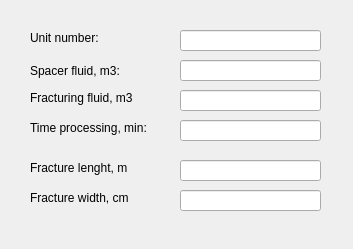
<?xml version="1.0" encoding="UTF-8"?>
<ui version="4.0">
 <class>Dialog</class>
 <widget class="QDialog" name="Dialog">
  <property name="geometry">
   <rect>
    <x>0</x>
    <y>0</y>
    <width>353</width>
    <height>249</height>
   </rect>
  </property>
  <property name="windowTitle">
   <string>Computation results:</string>
  </property>
  <widget class="QLineEdit" name="V_pg">
   <property name="geometry">
    <rect>
     <x>180</x>
     <y>60</y>
     <width>141</width>
     <height>21</height>
    </rect>
   </property>
   <property name="readOnly">
    <bool>true</bool>
   </property>
  </widget>
  <widget class="QLabel" name="label_4">
   <property name="geometry">
    <rect>
     <x>30</x>
     <y>90</y>
     <width>131</width>
     <height>16</height>
    </rect>
   </property>
   <property name="text">
    <string>Fracturing fluid, m3</string>
   </property>
  </widget>
  <widget class="QLineEdit" name="t">
   <property name="geometry">
    <rect>
     <x>180</x>
     <y>120</y>
     <width>141</width>
     <height>21</height>
    </rect>
   </property>
   <property name="readOnly">
    <bool>true</bool>
   </property>
  </widget>
  <widget class="QLineEdit" name="n_a">
   <property name="geometry">
    <rect>
     <x>180</x>
     <y>30</y>
     <width>141</width>
     <height>21</height>
    </rect>
   </property>
   <property name="readOnly">
    <bool>true</bool>
   </property>
  </widget>
  <widget class="QLabel" name="label_5">
   <property name="geometry">
    <rect>
     <x>30</x>
     <y>120</y>
     <width>121</width>
     <height>16</height>
    </rect>
   </property>
   <property name="text">
    <string>Time processing, min:</string>
   </property>
  </widget>
  <widget class="QLabel" name="label_3">
   <property name="geometry">
    <rect>
     <x>30</x>
     <y>60</y>
     <width>131</width>
     <height>21</height>
    </rect>
   </property>
   <property name="text">
    <string>Spacer fluid, m3: </string>
   </property>
  </widget>
  <widget class="QLabel" name="label_2">
   <property name="geometry">
    <rect>
     <x>30</x>
     <y>30</y>
     <width>101</width>
     <height>16</height>
    </rect>
   </property>
   <property name="text">
    <string>Unit number:</string>
   </property>
  </widget>
  <widget class="QLineEdit" name="V_g">
   <property name="geometry">
    <rect>
     <x>180</x>
     <y>90</y>
     <width>141</width>
     <height>21</height>
    </rect>
   </property>
   <property name="readOnly">
    <bool>true</bool>
   </property>
  </widget>
  <widget class="QLineEdit" name="length">
   <property name="geometry">
    <rect>
     <x>180</x>
     <y>160</y>
     <width>141</width>
     <height>21</height>
    </rect>
   </property>
   <property name="readOnly">
    <bool>true</bool>
   </property>
  </widget>
  <widget class="QLabel" name="label_6">
   <property name="geometry">
    <rect>
     <x>30</x>
     <y>160</y>
     <width>121</width>
     <height>16</height>
    </rect>
   </property>
   <property name="text">
    <string>Fracture lenght, m</string>
   </property>
  </widget>
  <widget class="QLabel" name="label_7">
   <property name="geometry">
    <rect>
     <x>30</x>
     <y>190</y>
     <width>121</width>
     <height>16</height>
    </rect>
   </property>
   <property name="text">
    <string>Fracture width, cm</string>
   </property>
  </widget>
  <widget class="QLineEdit" name="Width">
   <property name="geometry">
    <rect>
     <x>180</x>
     <y>190</y>
     <width>141</width>
     <height>21</height>
    </rect>
   </property>
   <property name="readOnly">
    <bool>true</bool>
   </property>
  </widget>
 </widget>
 <resources/>
 <connections/>
</ui>
